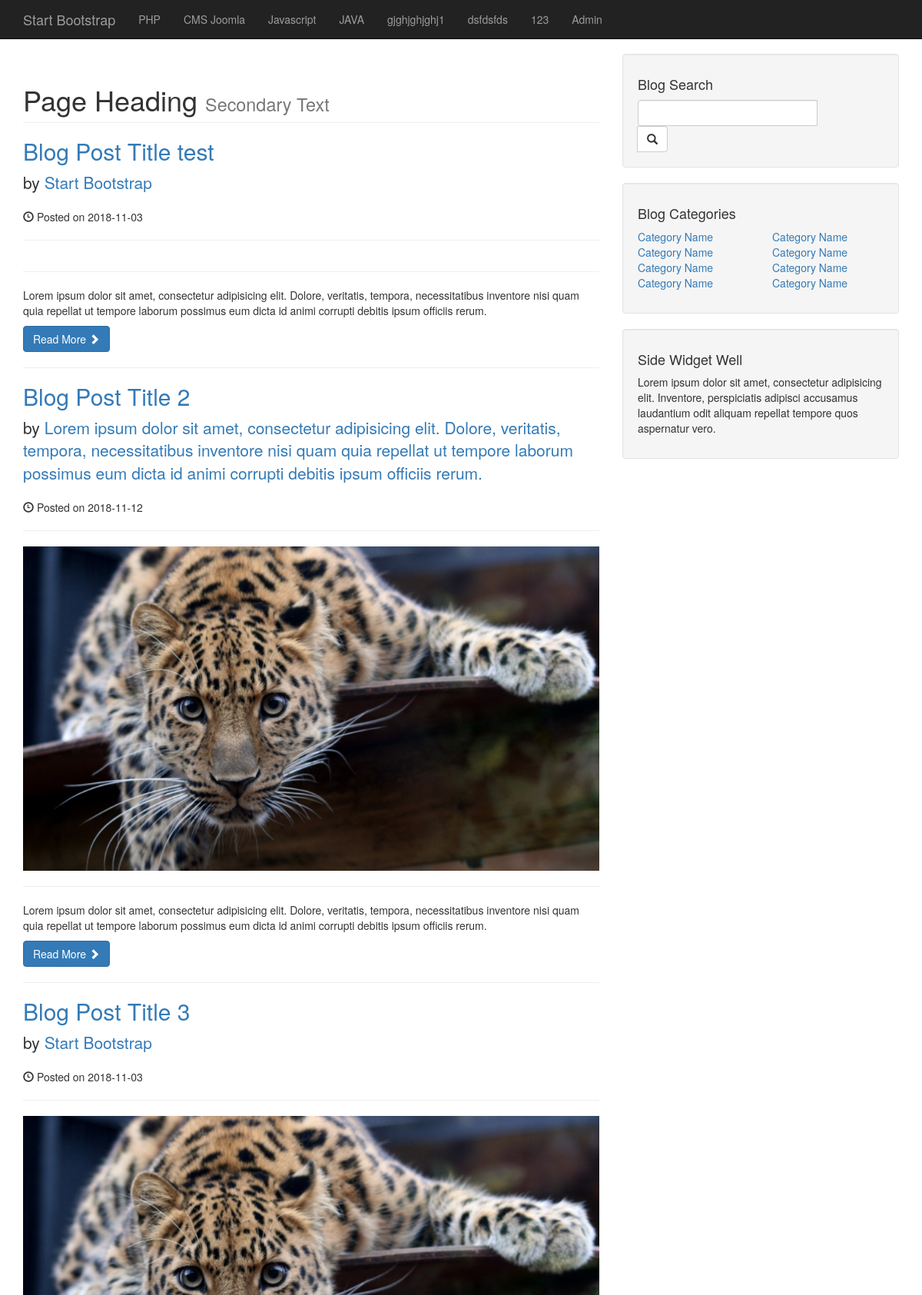
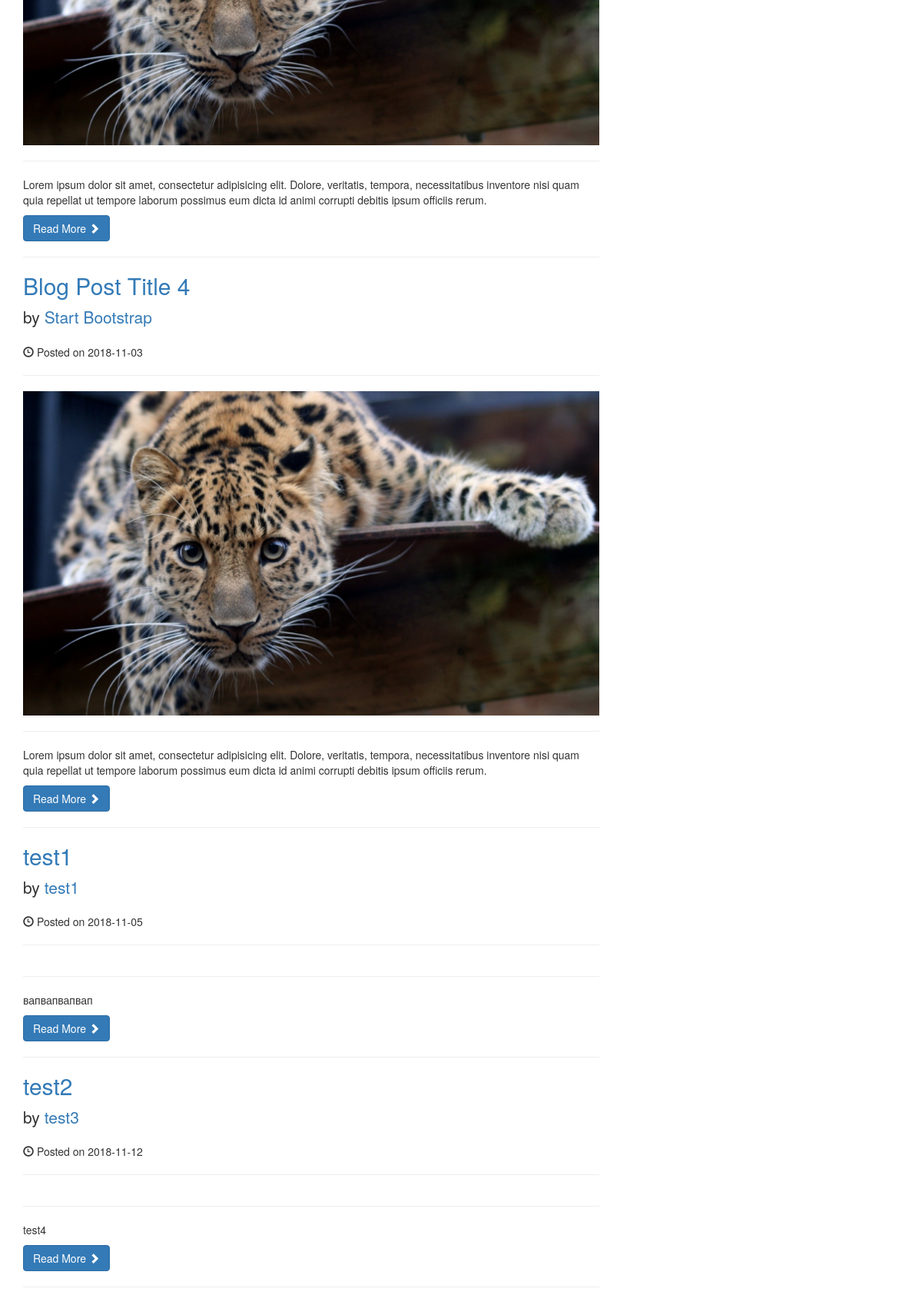
The page / (upper part) on the database its author committed (2 pictures, top to bottom).
### tables this page shows
CREATE TABLE `categories` (
  `id` int(11) NOT NULL,
  `title` varchar(255) NOT NULL
);

CREATE TABLE `posts` (
  `id` int(11) NOT NULL,
  `category_id` int(11) NOT NULL,
  `title` varchar(255) NOT NULL,
  `author` varchar(255) NOT NULL,
  `date` date NOT NULL,
  `tags` text NOT NULL,
  `image` text NOT NULL,
  `content` text NOT NULL,
  `status` tinyint(4) NOT NULL,
  `comments_count` int(11) NOT NULL,
  `views_count` int(11) NOT NULL
);

### index.php (the view, shortened to what this page needs)
<?php include_once "includes/db.php";?>
<?php include_once "includes/header.php";?>
    <?php include_once "includes/navigation.php";?>
    <div class="container">
        <div class="row">
            <div class="col-md-8">
                <h1 class="page-header">
                    Page Heading
                    <small>Secondary Text</small>
                </h1>
                <?php
                $sql_posts = "SELECT * FROM posts";
                $posts_query = mysqli_query($connection, $sql_posts);
                foreach ($posts_query as $post) {
                ?>
                <h2>
                    <a href="#"><?= $post['title']?></a>
                </h2>
                <p class="lead">
                    by <a href="index.php"><?= $post['author']?></a>
                </p>
                <p><span class="glyphicon glyphicon-time"></span> Posted on <?= $post['date']?></p>
                <hr>
                <img class="img-responsive" src="images/<?= $post['image']?>" alt="">
                <hr>
                <p><?= $post['content']?></p>
                <a class="btn btn-primary" href="#">Read More <span class="glyphicon glyphicon-chevron-right"></span></a>
                <hr>
                <?php } ?>
            </div>
            <div class="col-md-4">
                <?php include_once "includes/sidebar.php";?>
            </div>
        </div>
<?php include_once "includes/footer.php";?>

### includes/header.php (shortened to what this page needs)
<!DOCTYPE html>
<html lang="en">
<head>
    <link href="css/bootstrap.min.css" rel="stylesheet">
    <link href="css/blog-home.css" rel="stylesheet">
</head>
<body>

### includes/navigation.php (shortened to what this page needs)
<nav class="navbar navbar-inverse navbar-fixed-top" role="navigation">
    <div class="container">
        <div class="navbar-header">
            <a class="navbar-brand" href="#">Start Bootstrap</a>
        </div>
        <div class="collapse navbar-collapse" id="bs-example-navbar-collapse-1">
            <ul class="nav navbar-nav">
                <?php
                $sql_cat = "SELECT * FROM categories";
                $cat_query = mysqli_query($connection, $sql_cat);
                foreach ($cat_query as $item) { ?>
                    <li>
                        <a href="#">
                            <?= $item['title'] ?>
                        </a>
                    </li>
                <?php
                }
                ?>
                <li>
                    <a href="/admin">Admin</a>
                </li>
            </ul>
        </div>
    </div>
</nav>

### includes/sidebar.php
<div class="well">
    <h4>Blog Search</h4>
    <div class="input-group">
        <form action="search.php" method="post">
            <input type="text" class="form-control" name="search">
            <span class="input-group-btn">
            <button type="submit" class="btn btn-default" name="submit">
                <span class="glyphicon glyphicon-search"></span>
            </button>
        </span>
        </form>
    </div>
</div>
<div class="well">
    <h4>Blog Categories</h4>
    <div class="row">
        <div class="col-lg-6">
            <ul class="list-unstyled">
                <li><a href="#">Category Name</a>
                </li>
                <li><a href="#">Category Name</a>
                </li>
                <li><a href="#">Category Name</a>
                </li>
                <li><a href="#">Category Name</a>
                </li>
            </ul>
        </div>
        <div class="col-lg-6">
            <ul class="list-unstyled">
                <li><a href="#">Category Name</a>
                </li>
                <li><a href="#">Category Name</a>
                </li>
                <li><a href="#">Category Name</a>
                </li>
                <li><a href="#">Category Name</a>
                </li>
            </ul>
        </div>
    </div>
</div>
<div class="well">
    <h4>Side Widget Well</h4>
    <p>Lorem ipsum dolor sit amet, consectetur adipisicing elit. Inventore, perspiciatis adipisci accusamus laudantium odit aliquam repellat tempore quos aspernatur vero.</p>
</div>

### includes/footer.php (shortened to what this page needs)
</div>
</body>
</html>

### css/blog-home.css (style rules this page uses)
body { padding-top: 70px; }

### rows shown on the page
categories: title "PHP"
categories: title "CMS Joomla"
categories: title "Javascript"
categories: title "JAVA"
categories: title "gjghjghjghj1"
categories: title "dsfdsfds"
categories: title "123"
posts: title "Blog Post Title test", author "Start Bootstrap", date "2018-11-03", content "Lorem ipsum dolor sit amet, consectetur adipisicing elit. Dolore, veritatis, tempora, necessitatibus inventore nisi quam quia repellat ut tempore laborum possimus eum dicta id animi corrupti debitis ipsum officiis rerum."
posts: title "Blog Post Title 2", author "Lorem ipsum dolor sit amet, consectetur adipisicing elit. Dolore, veritatis, tempora, necessitatibus inventore nisi quam quia repellat ut tempore laborum possimus eum dicta id animi corrupti debitis ipsum officiis rerum.", date "2018-11-12", image (picture), content "Lorem ipsum dolor sit amet, consectetur adipisicing elit. Dolore, veritatis, tempora, necessitatibus inventore nisi quam quia repellat ut tempore laborum possimus eum dicta id animi corrupti debitis ipsum officiis rerum."
posts: title "Blog Post Title 3", author "Start Bootstrap", date "2018-11-03", image (picture), content "Lorem ipsum dolor sit amet, consectetur adipisicing elit. Dolore, veritatis, tempora, necessitatibus inventore nisi quam quia repellat ut tempore laborum possimus eum dicta id animi corrupti debitis ipsum officiis rerum."
posts: title "Blog Post Title 4", author "Start Bootstrap", date "2018-11-03", image (picture), content "Lorem ipsum dolor sit amet, consectetur adipisicing elit. Dolore, veritatis, tempora, necessitatibus inventore nisi quam quia repellat ut tempore laborum possimus eum dicta id animi corrupti debitis ipsum officiis rerum."
posts: title "test1", author "test1", date "2018-11-05", content "вапвапвапвап"
posts: title "test2", author "test3", date "2018-11-12", content "test4"
